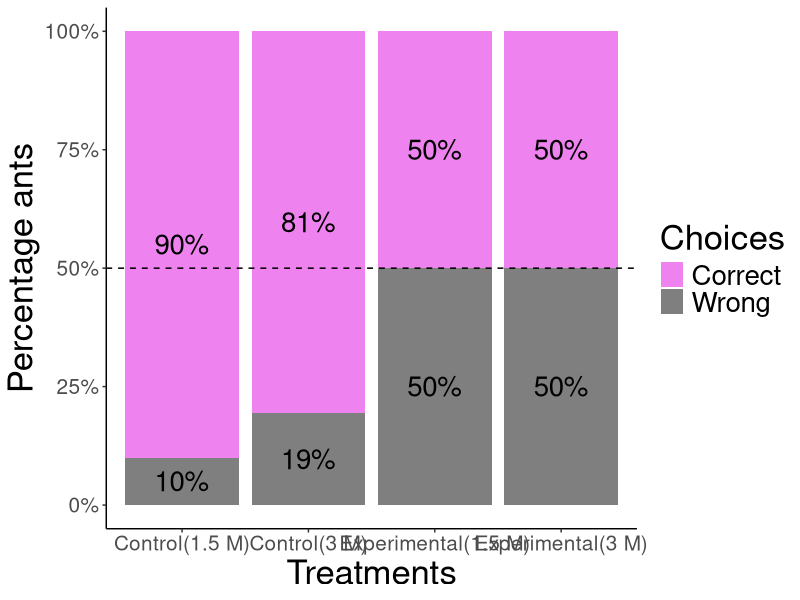
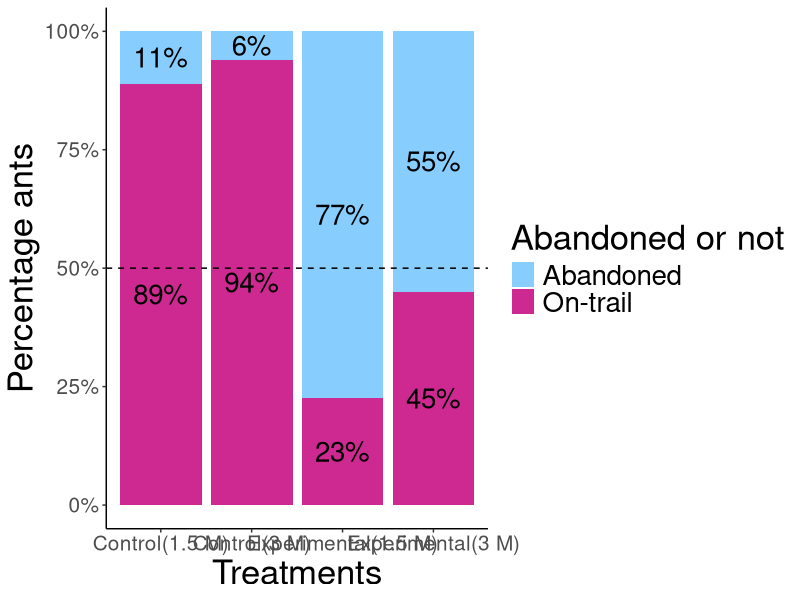
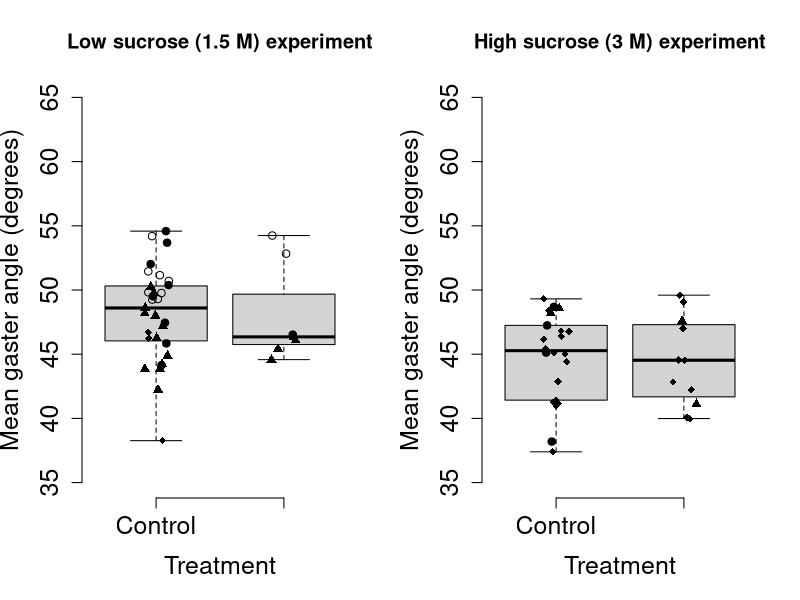

Reproduce these figures in R, in order.
## ---- chunk 1
knitr::opts_chunk$set(echo = TRUE)
## ---- chunk 2
library(tidyverse)
#library(googlesheets4)
library(ggplot2)
library(ggthemes)
library(ggstats)
## ---- chunk 3
#Importing the datasheets,and converting the relevant columns into factors

low_sucrose_experiment_data<-read.csv("Combined ant choices_Low sucrose experiment.csv")

high_sucrose_experiment_data<-read.csv("Combined ant choices_High sucrose experiment.csv")

#Extracting the columns needed for choice and abandonment analysis
low_sucrose_experiment_choices<-data.frame(low_sucrose_experiment_data$Treatment,low_sucrose_experiment_data$Ant.choice)
high_sucrose_experiment_choices<-data.frame(high_sucrose_experiment_data$Treatment,high_sucrose_experiment_data$Ant.choice)

#Changing the column names
colnames(low_sucrose_experiment_choices)<-c("treatment","choices")
colnames(high_sucrose_experiment_choices)<-c("treatment","choices")

#Converting the columns into factors
low_sucrose_experiment_choices$treatment<-as.factor(low_sucrose_experiment_choices$treatment)
low_sucrose_experiment_choices$choices<-as.factor(low_sucrose_experiment_choices$choices)

high_sucrose_experiment_choices$treatment<-as.factor(high_sucrose_experiment_choices$treatment)
high_sucrose_experiment_choices$choices<-as.factor(high_sucrose_experiment_choices$choices)

## ---- chunk 4

#1.5M DATA CHOICE ANALYSIS

#Filtering data where ant made either a correct or a wrong choice
low_sucrose_experiment_choices_only<-
  low_sucrose_experiment_choices %>% 
  filter(choices !="Abandoned")

#Dropping the abandonment factor level
low_sucrose_experiment_choices_only$choices<-droplevels(low_sucrose_experiment_choices_only$choices)

#Creating table
low_sucrose_experiment_choices_only_table<-table(low_sucrose_experiment_choices_only)

chisq.test(low_sucrose_experiment_choices_only_table,correct = F)

#Binomial test for control data
binom.test(36,40,0.5)
#Significant!

#Binomial test for experimental data
binom.test(8,16,0.5)
#Non-significant 
 
#3M DATA CHOICE ANALYSIS

#Filtering data where ant made either a correct or a wrong choice
high_sucrose_experiment_choices_only<-
  high_sucrose_experiment_choices %>% 
  filter(choices !="Abandoned")

#Dropping the abandonment factor level
high_sucrose_experiment_choices_only$choices<-droplevels(high_sucrose_experiment_choices_only$choices)

#Creating table
high_sucrose_experiment_choices_only_table<-table(high_sucrose_experiment_choices_only)

chisq.test(high_sucrose_experiment_choices_only_table,correct = F)
#Significant

#Binomial test for control data
binom.test(27,33,0.5)
#Significant!

#Binomial test for experimental data
binom.test(11,21,0.5)
#Non-significant 
## ---- chunk 5

#LOW SUCROSE EXPERIMENT ABANDONMENT ANALYSIS

#Filtering data where ant made either a correct or a wrong choice
low_sucrose_experiment_choices$abandonment<-ifelse(low_sucrose_experiment_choices$choices=="Abandoned","Abandoned","On-trail")

low_sucrose_experiment_abandonment_table<-table(low_sucrose_experiment_choices[-2])

#Chi-square test
chisq.test(low_sucrose_experiment_abandonment_table,correct = F)
#Significant

#Binomial test for control data
binom.test(5,45,0.5)
#Significantly more ants stay on the trail than abandon here

#Binomial test for experimental data
binom.test(55,71,0.5)
#Significantly more ants abandon the trail than stay on the trail

#HIGH SUCROSE EXPERIMENT ABANDONMENT ANALYSIS

#Filtering data where ant made either a correct or a wrong choice
high_sucrose_experiment_choices$abandonment<-ifelse(high_sucrose_experiment_choices$choices=="Abandoned","Abandoned","On-trail")

high_sucrose_experiment_abandonment_table<-table(high_sucrose_experiment_choices[-2])

#Chi-square test
chisq.test(high_sucrose_experiment_abandonment_table,correct = F)
#Significant


#Binomial test for control data
binom.test(2,35,0.5) #Significant
#Significantly more ants stay on the trail than abandon here

#Binomial test for experimental data
binom.test(30,51,0.5)
#Non-significant

## ---- chunk 6

#Creating labels specific to the experiment type and combining the dataframes
low_sucrose_experiment_choices$label<-as.factor(ifelse(low_sucrose_experiment_choices$treatment=="Control","Control_1.5m","Exp_1.5m"))

high_sucrose_experiment_choices$label<-as.factor(ifelse(high_sucrose_experiment_choices$treatment=="Control","Control_3m","Exp_3m"))


#Combining the choices from both experiments
all_exp_combined_data_choices<-rbind(low_sucrose_experiment_choices,high_sucrose_experiment_choices)

#Subsetting the data from the two treatments (combined for both experiments separately) to compare between the experiments.
all_exp_combined_control<-subset(all_exp_combined_data_choices,all_exp_combined_data_choices$treatment=="Control")

all_exp_combined_experimental<-subset(all_exp_combined_data_choices,all_exp_combined_data_choices$treatment=="Experimental")

#Dropping the uncessary factor levels
all_exp_combined_control$label<-droplevels(all_exp_combined_control$label)

all_exp_combined_experimental$label<-droplevels(all_exp_combined_experimental$label)

#COMPARING CORRECT VS. WRONG CHOICES BETWEEN THE TWO EXPERIMENTS FOR EACH TREATMENT

#CONTROL TREATMENT
all_exp_combined_control_choices_only<-data.frame(all_exp_combined_control$choices,all_exp_combined_control$label)

colnames(all_exp_combined_control_choices_only)<-c("choices","exp_type")

#Removing abandonment data for this analysis
all_exp_combined_control_choices_only<-subset(all_exp_combined_control_choices_only,all_exp_combined_control_choices_only$choices!="Abandoned")

#Dropping the uncessary factor levels
all_exp_combined_control_choices_only$choices<-droplevels(all_exp_combined_control_choices_only$choices)

all_exp_combined_control_choices_only_table<-table(all_exp_combined_control_choices_only)

chisq.test(all_exp_combined_control_choices_only_table,correct = F)
#Not significant

#EXPERIMENTAL TREATMENT

all_exp_combined_experimental_choices_only<-data.frame(all_exp_combined_experimental$choices,all_exp_combined_experimental$label)

colnames(all_exp_combined_experimental_choices_only)<-c("choices","exp_type")

#Removing abandonment data for this analysis
all_exp_combined_experimental_choices_only<-subset(all_exp_combined_experimental_choices_only,all_exp_combined_experimental_choices_only$choices!="Abandoned")

#Dropping the uncessary factor levels
all_exp_combined_experimental_choices_only$choices<-droplevels(all_exp_combined_experimental_choices_only$choices)

all_exp_combined_experimental_choices_only_table<-table(all_exp_combined_experimental_choices_only)

chisq.test(all_exp_combined_experimental_choices_only_table,correct = F)
#Not significant
## ---- chunk 7

#CONTROL
all_exp_combined_control_abandonment_only<-data.frame(all_exp_combined_control$abandonment,all_exp_combined_control$label)

colnames(all_exp_combined_control_abandonment_only)<-c("abandonment","exp_type")

all_exp_combined_control_abandonment_only$abandonment<-as.factor(all_exp_combined_control_abandonment_only$abandonment)

all_exp_combined_control_abandonment_only_table<-table(all_exp_combined_control_abandonment_only)

chisq.test(all_exp_combined_control_abandonment_only_table,correct = F)
#Not significant


#Experimental
all_exp_combined_experimental_abandonment_only<-data.frame(all_exp_combined_experimental$abandonment,all_exp_combined_experimental$label)

colnames(all_exp_combined_experimental_abandonment_only)<-c("abandonment","exp_type")

all_exp_combined_experimental_abandonment_only$abandonment<-as.factor(all_exp_combined_experimental_abandonment_only$abandonment)

all_exp_combined_experimental_abandonment_only_table<-table(all_exp_combined_experimental_abandonment_only)

chisq.test(all_exp_combined_experimental_abandonment_only_table,correct = F)
#Significant!

## ---- chunk 8

choices_combined<-subset(all_exp_combined_data_choices,choices!="Abandoned")
#Removing abandonment data for the plot

choices_combined$label<-factor(choices_combined$label,levels=c("Control_1.5m","Control_3m","Exp_1.5m","Exp_3m"))

choices_combined<-as.data.frame(choices_combined %>%
  group_by(label,choices)%>%
  summarize(total=n()))

choices_plot<-ggplot(choices_combined)+
  aes(label,fill=choices,weight=total,by=label)+
  geom_bar(position="fill")+
  geom_text(aes(label = scales::percent(..prop.., accuracy = 1)),stat = "prop", position = position_fill(.5),size=7)+
  scale_y_continuous(labels = scales::percent)+scale_x_discrete(labels=c("Control_1.5m"="Control(1.5 M)","Control_3m"= "Control(3 M)", "Exp_1.5m"="Experimental(1.5 M)","Exp_3m" = "Experimental(3 M)"))+
  xlab("Treatments")+
  ylab("Percentage ants")+
  guides(fill=guide_legend(title="Choices"))+
  theme_bw()+
    theme(
    plot.background = element_blank(),
    panel.grid.major = element_blank(),
    panel.grid.minor = element_blank(),
    panel.border = element_blank()
  ) +  theme(axis.line = element_line(color = 'black'))
   

choices_plot+theme(text=element_text(size=25),axis.text = element_text(size=15))+ 
  geom_hline(yintercept = 0.5, linetype = "dashed")+
  scale_fill_manual(values=c("violet","gray50"))

## ---- chunk 9
 
abandon_combined<-as.data.frame(all_exp_combined_data_choices %>%
  group_by(label,abandonment)%>%
  summarize(total=n()))

abandon_combined$label<-factor(abandon_combined$label,levels=c("Control_1.5m","Control_3m","Exp_1.5m","Exp_3m"))

choices_plot_1<-ggplot(abandon_combined)+
  aes(label,fill=abandonment,weight=total,by=label)+
  geom_bar(position="fill")+
  geom_text(aes(label = scales::percent(..prop.., accuracy = 1)),stat = "prop", position = position_fill(.5),size=7)+
  scale_y_continuous(labels = scales::percent)+scale_x_discrete(labels=c("Control_1.5m"="Control(1.5 M)","Control_3m"= "Control(3 M)", "Exp_1.5m"="Experimental(1.5 M)","Exp_3m" = "Experimental(3 M)"))+
  xlab("Treatments")+
  ylab("Percentage ants")+
  guides(fill=guide_legend(title="Abandoned or not"))+
  theme_bw()+
    theme(
    plot.background = element_blank(),
    panel.grid.major = element_blank(),
    panel.grid.minor = element_blank(),
    panel.border = element_blank()
  ) +  theme(axis.line = element_line(color = 'black'))
   
choices_plot_1+theme(text=element_text(size=25),axis.text = element_text(size=15))+geom_hline(yintercept = 0.5, linetype = "dashed")+scale_fill_manual(values=c("skyblue1","maroon3"))

## ---- chunk 10

#LOW SUCROSE EXPERIMENT
gaster_angle_low_sucrose<-read.csv("Combined gaster angles_ Low sucrose experiment.csv")

#Converting the relevant columns to factors
gaster_angle_low_sucrose$Ant.choice<-as.factor(gaster_angle_low_sucrose$Ant.choice)
gaster_angle_low_sucrose$Treatment<-as.factor(gaster_angle_low_sucrose$Treatment)
gaster_angle_low_sucrose$Video<-as.factor(gaster_angle_low_sucrose$Video)
gaster_angle_low_sucrose$Year<-as.factor(gaster_angle_low_sucrose$Year)

#Converting gaster angle measures to numbers
gaster_angle_low_sucrose$Angle.measurement.1<-as.numeric(gaster_angle_low_sucrose$Angle.measurement.1)
gaster_angle_low_sucrose$Angle.measurement.2<-as.numeric(gaster_angle_low_sucrose$Angle.measurement.2)
gaster_angle_low_sucrose$Angle.measurement.3<-as.numeric(gaster_angle_low_sucrose$Angle.measurement.3)
#Ignore the warnings here


#HIGH SUCROSE EXPERIMENT
gaster_angle_high_sucrose<-read.csv("Combined gaster angles_High sucrose experiment.csv")

#Converting the relevant columns to factors
  
gaster_angle_high_sucrose$Ant.choice<-as.factor(gaster_angle_high_sucrose$Ant.choice)
gaster_angle_high_sucrose$Treatment<-as.factor(gaster_angle_high_sucrose$Treatment)
gaster_angle_high_sucrose$Video<-as.factor(gaster_angle_high_sucrose$Video)
gaster_angle_high_sucrose$Year<-as.factor(gaster_angle_high_sucrose$Year)


#Converting gaster angle measures to numbers
gaster_angle_high_sucrose$Angle.measurement.1<-as.numeric(gaster_angle_high_sucrose$Angle.measurement.1)
gaster_angle_high_sucrose$Angle.measurement.2<-as.numeric(gaster_angle_high_sucrose$Angle.measurement.2)
gaster_angle_high_sucrose$Angle.measurement.3<-as.numeric(gaster_angle_high_sucrose$Angle.measurement.3)
#Ignore the warnings here

## ---- chunk 11

#LOW SUCROSE EXPERIMENT
 
gaster_angle_low_sucrose_ready<-gaster_angle_low_sucrose %>%
  transmute(Video,Treatment,Ant.choice,Year,mean_gaster_angle=rowMeans(select(.,Angle.measurement.1:Angle.measurement.3)))

gaster_angle_low_sucrose_ready<-as.data.frame(gaster_angle_low_sucrose_ready %>%
  group_by(Video,Treatment,Ant.choice,Year) %>%
  summarise(mean_gaster_angle=mean(mean_gaster_angle,na.rm = T)))

#HIGH SUCROSE EXPERIMENT

gaster_angle_high_sucrose_ready<-gaster_angle_high_sucrose %>%
  transmute(Video,Treatment,Ant.choice,Year,mean_gaster_angle=rowMeans(select(.,Angle.measurement.1:Angle.measurement.3)))

gaster_angle_high_sucrose_ready<-as.data.frame(gaster_angle_high_sucrose_ready %>%
  group_by(Video,Treatment,Ant.choice,Year) %>%
  summarise(mean_gaster_angle=mean(mean_gaster_angle,na.rm = T)))

## ---- chunk 12
 
gaster_angle_low_sucrose_ready<-na.omit(subset(gaster_angle_low_sucrose_ready,gaster_angle_low_sucrose_ready$Ant.choice=="Correct"))

gaster_angle_high_sucrose_ready<-na.omit(subset(gaster_angle_high_sucrose_ready,gaster_angle_high_sucrose_ready$Ant.choice=="Correct"))

#Average gaster angle calculations:
gaster_angle_low_sucrose_ready %>%
  group_by(Treatment) %>%
  summarise(mean(mean_gaster_angle))

gaster_angle_high_sucrose_ready %>%
  group_by(Treatment) %>%
  summarise(mean(mean_gaster_angle))

## ---- chunk 13
wilcox.test(gaster_angle_low_sucrose_ready$mean_gaster_angle~gaster_angle_low_sucrose_ready$Treatment) #No Significant difference

wilcox.test(gaster_angle_high_sucrose_ready$mean_gaster_angle~gaster_angle_high_sucrose_ready$Treatment) #No significant difference

## ---- chunk 14

par(mfrow=c(1,2))

#LOW SUCROSE EXPERIMENT
boxplot(gaster_angle_low_sucrose_ready$mean_gaster_angle~gaster_angle_low_sucrose_ready$Treatment,xlab="Treatment", ylab="Mean gaster angle (degrees)",range=0,frame=F,cex.axis=1.5,cex.lab=1.5,main="Low sucrose (1.5 M) experiment",ylim=c(35,65))

#Adding individual points to the boxplot
stripchart(mean_gaster_angle~Treatment,method="jitter",add=T,vertical=T,pch=1,data=gaster_angle_low_sucrose_ready[gaster_angle_low_sucrose_ready$Year==2022, ])
 
stripchart(mean_gaster_angle~Treatment,method="jitter",add=T,vertical=T,pch=19,data=gaster_angle_low_sucrose_ready[gaster_angle_low_sucrose_ready$Year==2023, ])

stripchart(mean_gaster_angle~Treatment,method="jitter",add=T,vertical=T,pch=18,data=gaster_angle_low_sucrose_ready[gaster_angle_low_sucrose_ready$Year==2024, ])

stripchart(mean_gaster_angle~Treatment,method="jitter",add=T,vertical=T,pch=17,data=gaster_angle_low_sucrose_ready[gaster_angle_low_sucrose_ready$Year==2025, ])


#HIGH SUCROSE EXPERIMENT
boxplot(gaster_angle_high_sucrose_ready$mean_gaster_angle~gaster_angle_high_sucrose_ready$Treatment,xlab="Treatment", ylab="Mean gaster angle (degrees)",range=0,frame=F,cex.axis=1.5,cex.lab=1.5,main="High sucrose (3 M) experiment",ylim=c(35,65))

#Adding individual points to the boxplot
stripchart(mean_gaster_angle~Treatment,method="jitter",add=T,vertical=T,pch=19,data=gaster_angle_high_sucrose_ready[gaster_angle_high_sucrose_ready$Year==2023, ])

stripchart(mean_gaster_angle~Treatment,method="jitter",add=T,vertical=T,pch=18,data=gaster_angle_high_sucrose_ready[gaster_angle_high_sucrose_ready$Year==2024, ])

stripchart(mean_gaster_angle~Treatment,method="jitter",add=T,vertical=T,pch=17,data=gaster_angle_high_sucrose_ready[gaster_angle_high_sucrose_ready$Year==2025, ])
